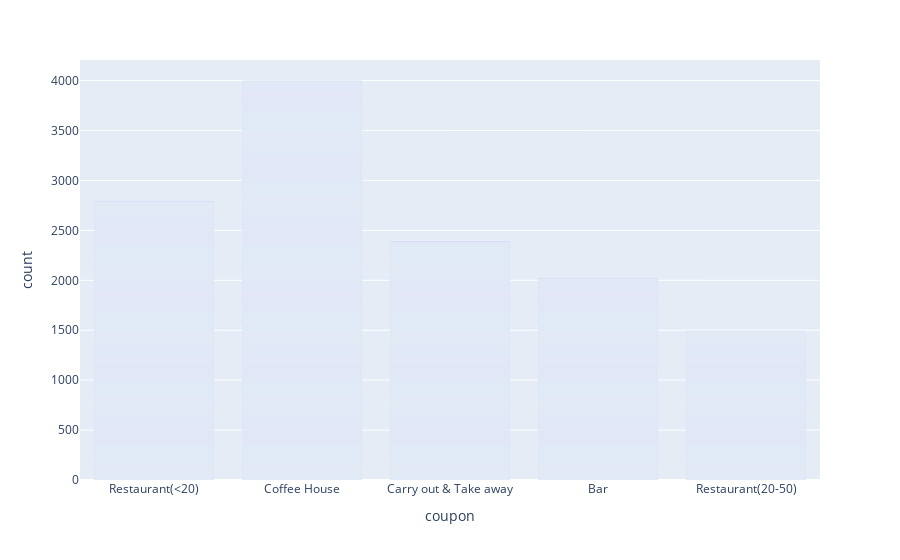

This figure's notebook cell:
### Markdown cell above
5. Use a bar plot to visualize the `coupon` column.

### Code cell
px.bar(data, x='coupon')

### Figure 1 — Plotly figure (JSON) as saved in the notebook; plotly's stock layout.template omitted (floating-point values rounded to 4 significant figures; data arrays with more than 128 entries replaced by an {"elided": "..."} marker saying what was removed)
{"data": [{"alignmentgroup": "True", "hovertemplate": "coupon=%{x}<br>count=%{y}<extra></extra>", "legendgroup": "", "marker": {"color": "#636efa", "pattern": {"shape": ""}}, "name": "", "offsetgroup": "", "orientation": "v", "showlegend": false, "textposition": "auto", "type": "bar", "x": {"elided": "12684 str values"}, "xaxis": "x", "y": {"elided": "12684 int values"}, "yaxis": "y"}], "layout": {"barmode": "relative", "legend": {"tracegroupgap": 0}, "margin": {"t": 60}, "xaxis": {"anchor": "y", "domain": [0, 1], "title": {"text": "coupon"}}, "yaxis": {"anchor": "x", "domain": [0, 1], "title": {"text": "count"}}}}
